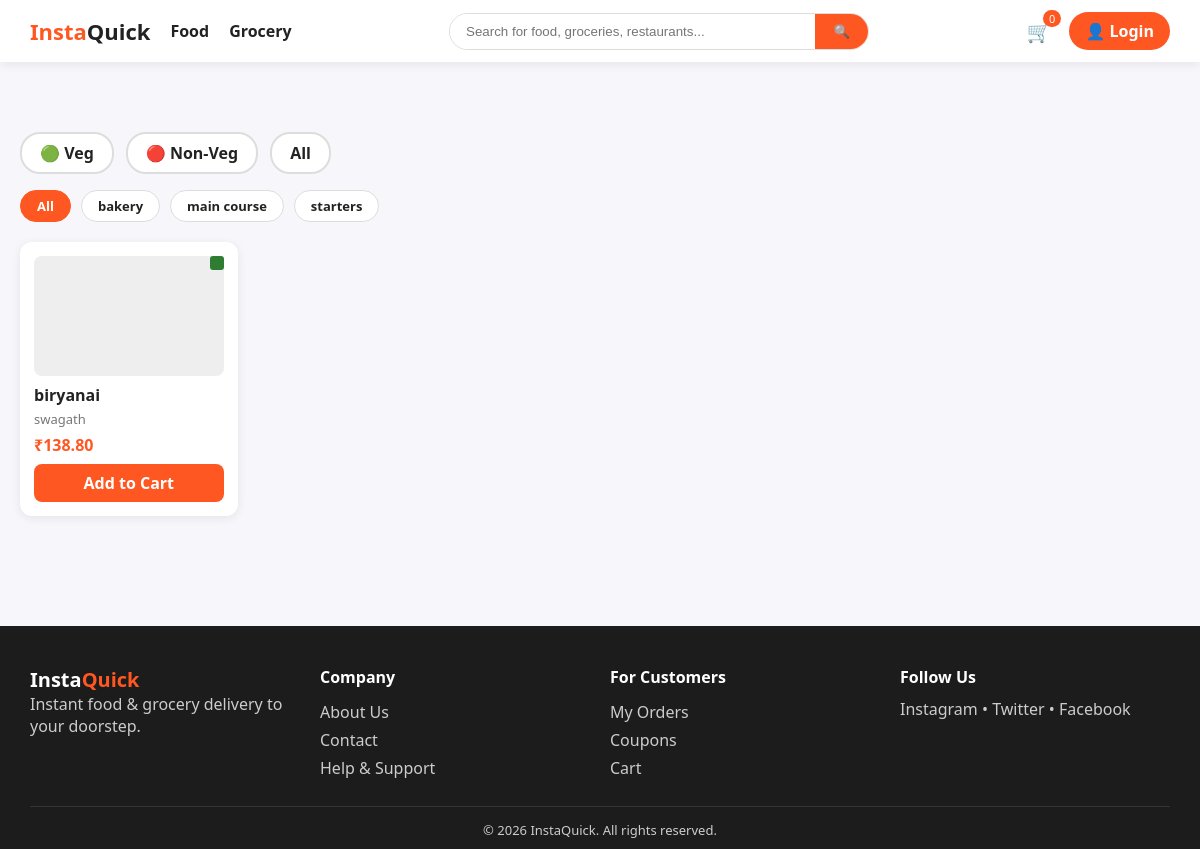
Screenshot of /food/ with the database file from the repository.
### food/models.py (models this page shows, shortened)
class FoodCategory(models.Model):
    name = models.CharField(max_length=80, unique=True)
    slug = models.SlugField(unique=True)
    class Meta:
        verbose_name_plural = "Food categories"

class FoodItem(models.Model):
    restaurant = models.ForeignKey(Restaurant, on_delete=models.CASCADE, related_name="items")
    category = models.ForeignKey(FoodCategory, on_delete=models.SET_NULL, null=True, related_name="items")
    name = models.CharField(max_length=150)
    description = models.TextField(blank=True)
    price = models.DecimalField(max_digits=8, decimal_places=2)
    image = models.ImageField(upload_to="food/", blank=True, null=True)
    is_veg = models.BooleanField(default=True)  # drives the veg/non-veg toggle colour
    is_available = models.BooleanField(default=True)
    is_recommended = models.BooleanField(default=False)
    created_at = models.DateTimeField(auto_now_add=True)

class Restaurant(models.Model):
    name = models.CharField(max_length=150)
    address = models.CharField(max_length=255)
    rating = models.DecimalField(max_digits=2, decimal_places=1, default=4.0)
    image = models.ImageField(upload_to="restaurants/", blank=True, null=True)
    latitude = models.DecimalField(max_digits=9, decimal_places=6, null=True, blank=True)
    longitude = models.DecimalField(max_digits=9, decimal_places=6, null=True, blank=True)

### food/views.py (the view)
# urls.py: path("", views.food_list, name="list"),
def food_list(request):
    items = FoodItem.objects.filter(is_available=True)
    veg_filter = request.GET.get("veg")   # "veg" / "nonveg" / None
    category_slug = request.GET.get("category")
    if veg_filter == "veg":
        items = items.filter(is_veg=True)
    elif veg_filter == "nonveg":
        items = items.filter(is_veg=False)
    if category_slug:
        items = items.filter(category__slug=category_slug)
    context = {
        "items": items,
        "categories": FoodCategory.objects.all(),
        "veg_filter": veg_filter,
        "active_category": category_slug,
    }
    return render(request, "food/food_list.html", context)

### orders/context_processors.py (called while the page is built, shortened)
def google_maps_key(request):
    return {"GOOGLE_MAPS_API_KEY": settings.GOOGLE_MAPS_API_KEY}

def cart_summary(request):
    food_count = 0
    grocery_count = 0
    return {"food_cart_count": food_count, "grocery_cart_count": grocery_count}

### templates/food/food_list.html
{% extends "base.html" %}
{% block content %}
<div class="section">
    <div class="veg-toggle-row">
        <a href="?{% if active_category %}category={{ active_category }}&{% endif %}veg=veg"
           class="veg-toggle-btn {% if veg_filter == 'veg' %}active-veg{% endif %}">🟢 Veg</a>
        <a href="?{% if active_category %}category={{ active_category }}&{% endif %}veg=nonveg"
           class="veg-toggle-btn {% if veg_filter == 'nonveg' %}active-nonveg{% endif %}">🔴 Non-Veg</a>
        <a href="?{% if active_category %}category={{ active_category }}{% endif %}"
           class="veg-toggle-btn">All</a>
    </div>
    <div class="category-chips">
        <a href="?{% if veg_filter %}veg={{ veg_filter }}{% endif %}" class="chip {% if not active_category %}active-chip{% endif %}">All</a>
        {% for c in categories %}
        <a href="?category={{ c.slug }}{% if veg_filter %}&veg={{ veg_filter }}{% endif %}"
           class="chip {% if active_category == c.slug %}active-chip{% endif %}">{{ c.name }}</a>
        {% endfor %}
    </div>
    <div class="card-grid">
        {% for item in items %}
        <div class="card">
            {% if item.image %}<img src="{{ item.image.url }}" alt="{{ item.name }}">{% else %}<div class="img-placeholder"></div>{% endif %}
            <span class="veg-dot {% if item.is_veg %}veg{% else %}nonveg{% endif %}"></span>
            <h3>{{ item.name }}</h3>
            <p class="muted">{{ item.restaurant.name }}</p>
            <p class="price">₹{{ item.price }}</p>
            <a class="btn-add" href="{% url 'orders:add_to_cart' 'food' item.id %}">Add to Cart</a>
        </div>
        {% empty %}<p>No items found.</p>{% endfor %}
    </div>
</div>
{% endblock %}

### static/css/style.css (style rules this page uses)
:root { --primary: #ff5722; --primary-dark: #e64a19; --veg: #2e7d32; --nonveg: #c62828; --bg: #f7f7fb; --text: #222; --muted: #777; --radius: 12px; --shadow: 0 2px 10px rgba(0,0,0,0.08); }
* { box-sizing: border-box; margin: 0; padding: 0; }
body { font-family: 'Segoe UI', Roboto, Arial, sans-serif; background: var(--bg); color: var(--text); }
a { text-decoration: none; color: inherit; }
.section { margin: 40px 0; }
.card-grid { display: grid; grid-template-columns: repeat(auto-fill, minmax(210px, 1fr)); gap: 18px; }
.card { background: #fff; border-radius: var(--radius); box-shadow: var(--shadow); padding: 14px; position: relative; transition: transform .15s; }
.card img, .img-placeholder { width: 100%; height: 120px; object-fit: cover; border-radius: 8px; background: #eee; margin-bottom: 8px; }
.card h3 { font-size: 16px; margin-bottom: 4px; }
.price { color: var(--primary); font-weight: 700; margin: 6px 0; }
.muted { color: var(--muted); font-size: 13px; }
.btn-add { display: block; text-align: center; background: var(--primary); color: #fff; padding: 8px; border-radius: 8px; font-weight: 600; margin-top: 8px; }
.veg-dot { position: absolute; top: 14px; right: 14px; width: 14px; height: 14px; border-radius: 3px; border: 2px solid; }
.veg-dot.veg { border-color: var(--veg); background: var(--veg); }
.veg-toggle-row { display: flex; gap: 12px; margin-bottom: 16px; }
.veg-toggle-btn { padding: 8px 18px; border-radius: 20px; border: 2px solid #ddd; font-weight: 600; background: #fff; transition: all .2s; }
.category-chips { display: flex; flex-wrap: wrap; gap: 10px; margin-bottom: 20px; }
.chip { padding: 6px 16px; border-radius: 16px; background: #fff; border: 1px solid #ddd; font-size: 13px; font-weight: 600; }
.chip.active-chip, .category-sidebar a.active-chip { background: var(--primary); color: #fff; border-color: var(--primary); }

### rows the page displays
FoodCategory: name "bakery"
FoodCategory: name "main course"
FoodCategory: name "starters"
FoodItem: is_veg True (drawn), name "biryanai", restaurant.name "swagath", price "138.80"

### other values shown
{{ food_cart_count|add:grocery_cart_count }} "0"
